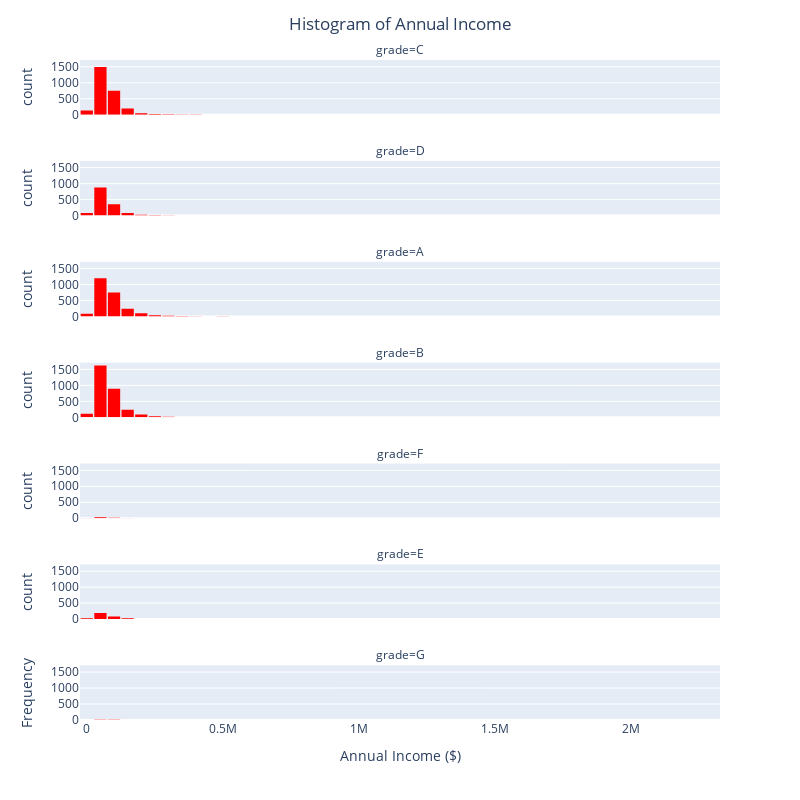

The notebook cell this image was saved under:
### Code cell
fig = px.histogram(DF,
                  x='annual_income',
                  nbins=64,
                  facet_col='grade',
                  facet_col_wrap=1,
                  color_discrete_sequence=['red'])

fig.update_layout(bargap=0.1,
                  title='Histogram of Annual Income',
                  title_x=0.5,
                  xaxis_title="Annual Income ($)",
                  yaxis_title="Frequency",
                  autosize=False,
                  width=800,
                  height=800)

fig.show()

### Figure 1 — Plotly figure (JSON) as saved in the notebook; plotly's stock layout.template omitted (floating-point values rounded to 4 significant figures; data arrays with more than 128 entries replaced by an {"elided": "..."} marker saying what was removed)
{"data": [{"bingroup": "x", "hovertemplate": "grade=C<br>annual_income=%{x}<br>count=%{y}<extra></extra>", "legendgroup": "", "marker": {"color": "red", "pattern": {"shape": ""}}, "name": "", "nbinsx": 64, "orientation": "v", "showlegend": false, "type": "histogram", "x": {"elided": "2653 float values"}, "xaxis": "x7", "yaxis": "y7"}, {"bingroup": "x", "hovertemplate": "grade=D<br>annual_income=%{x}<br>count=%{y}<extra></extra>", "legendgroup": "", "marker": {"color": "red", "pattern": {"shape": ""}}, "name": "", "nbinsx": 64, "orientation": "v", "showlegend": false, "type": "histogram", "x": {"elided": "1446 float values"}, "xaxis": "x6", "yaxis": "y6"}, {"bingroup": "x", "hovertemplate": "grade=A<br>annual_income=%{x}<br>count=%{y}<extra></extra>", "legendgroup": "", "marker": {"color": "red", "pattern": {"shape": ""}}, "name": "", "nbinsx": 64, "orientation": "v", "showlegend": false, "type": "histogram", "x": {"elided": "2459 float values"}, "xaxis": "x5", "yaxis": "y5"}, {"bingroup": "x", "hovertemplate": "grade=B<br>annual_income=%{x}<br>count=%{y}<extra></extra>", "legendgroup": "", "marker": {"color": "red", "pattern": {"shape": ""}}, "name": "", "nbinsx": 64, "orientation": "v", "showlegend": false, "type": "histogram", "x": {"elided": "3037 float values"}, "xaxis": "x4", "yaxis": "y4"}, {"bingroup": "x", "hovertemplate": "grade=F<br>annual_income=%{x}<br>count=%{y}<extra></extra>", "legendgroup": "", "marker": {"color": "red", "pattern": {"shape": ""}}, "name": "", "nbinsx": 64, "orientation": "v", "showlegend": false, "type": "histogram", "x": [72000.0, 84000.0, 24000.0, 64000.0, 118000.0, 71500.0, 42000.0, 50840.0, 190000.0, 73000.0, 17000.0, 60000.0, 150000.0, 68270.0, 55000.0, 48000.0, 65000.0, 80000.0, 50000.0, 0.0, 130000.0, 60000.0, 75000.0, 150000.0, 200000.0, 92000.0, 50000.0, 88000.0, 48710.0, 120000.0, 52680.0, 38000.0, 65000.0, 87000.0, 58000.0, 69850.0, 70000.0, 42500.0, 40000.0, 35000.0, 74000.0, 42000.0, 95000.0, 75000.0, 50000.0, 99000.0, 170000.0, 36000.0, 55000.0, 78000.0, 105000.0, 170000.0, 115000.0, 28000.0, 130000.0, 20000.0, 65000.0, 20000.0], "xaxis": "x3", "yaxis": "y3"}, {"bingroup": "x", "hovertemplate": "grade=E<br>annual_income=%{x}<br>count=%{y}<extra></extra>", "legendgroup": "", "marker": {"color": "red", "pattern": {"shape": ""}}, "name": "", "nbinsx": 64, "orientation": "v", "showlegend": false, "type": "histogram", "x": {"elided": "335 float values"}, "xaxis": "x2", "yaxis": "y2"}, {"bingroup": "x", "hovertemplate": "grade=G<br>annual_income=%{x}<br>count=%{y}<extra></extra>", "legendgroup": "", "marker": {"color": "red", "pattern": {"shape": ""}}, "name": "", "nbinsx": 64, "orientation": "v", "showlegend": false, "type": "histogram", "x": [95730.0, 50000.0, 80000.0, 85000.0, 105000.0, 83000.0, 29000.0, 70000.0, 115000.0, 75000.0, 31000.0, 48000.0], "xaxis": "x", "yaxis": "y"}], "layout": {"annotations": [{"font": {}, "showarrow": false, "text": "grade=G", "x": 0.5, "xanchor": "center", "xref": "paper", "y": 0.08286, "yanchor": "bottom", "yref": "paper"}, {"font": {}, "showarrow": false, "text": "grade=E", "x": 0.5, "xanchor": "center", "xref": "paper", "y": 0.2357, "yanchor": "bottom", "yref": "paper"}, {"font": {}, "showarrow": false, "text": "grade=F", "x": 0.5, "xanchor": "center", "xref": "paper", "y": 0.3886, "yanchor": "bottom", "yref": "paper"}, {"font": {}, "showarrow": false, "text": "grade=B", "x": 0.5, "xanchor": "center", "xref": "paper", "y": 0.5414, "yanchor": "bottom", "yref": "paper"}, {"font": {}, "showarrow": false, "text": "grade=A", "x": 0.5, "xanchor": "center", "xref": "paper", "y": 0.6943, "yanchor": "bottom", "yref": "paper"}, {"font": {}, "showarrow": false, "text": "grade=D", "x": 0.5, "xanchor": "center", "xref": "paper", "y": 0.8471, "yanchor": "bottom", "yref": "paper"}, {"font": {}, "showarrow": false, "text": "grade=C", "x": 0.5, "xanchor": "center", "xref": "paper", "y": 1, "yanchor": "bottom", "yref": "paper"}], "autosize": false, "bargap": 0.1, "barmode": "relative", "height": 800, "legend": {"tracegroupgap": 0}, "margin": {"t": 60}, "title": {"text": "Histogram of Annual Income", "x": 0.5}, "width": 800, "xaxis": {"anchor": "y", "autorange": true, "domain": [0, 1], "range": [-25000, 2325000], "title": {"text": "Annual Income ($)"}, "type": "linear"}, "xaxis2": {"anchor": "y2", "autorange": true, "domain": [0, 1], "matches": "x", "range": [-25000, 2325000], "showticklabels": false, "type": "linear"}, "xaxis3": {"anchor": "y3", "autorange": true, "domain": [0, 1], "matches": "x", "range": [-25000, 2325000], "showticklabels": false, "type": "linear"}, "xaxis4": {"anchor": "y4", "autorange": true, "domain": [0, 1], "matches": "x", "range": [-25000, 2325000], "showticklabels": false, "type": "linear"}, "xaxis5": {"anchor": "y5", "autorange": true, "domain": [0, 1], "matches": "x", "range": [-25000, 2325000], "showticklabels": false, "type": "linear"}, "xaxis6": {"anchor": "y6", "autorange": true, "domain": [0, 1], "matches": "x", "range": [-25000, 2325000], "showticklabels": false, "type": "linear"}, "xaxis7": {"anchor": "y7", "autorange": true, "domain": [0, 1], "matches": "x", "range": [-25000, 2325000], "showticklabels": false, "type": "linear"}, "yaxis": {"anchor": "x", "autorange": true, "domain": [0, 0.08286], "range": [0, 1712.0], "title": {"text": "Frequency"}}, "yaxis2": {"anchor": "x2", "autorange": true, "domain": [0.1529, 0.2357], "matches": "y", "range": [0, 1712.0], "title": {"text": "count"}}, "yaxis3": {"anchor": "x3", "autorange": true, "domain": [0.3057, 0.3886], "matches": "y", "range": [0, 1712.0], "title": {"text": "count"}}, "yaxis4": {"anchor": "x4", "autorange": true, "domain": [0.4586, 0.5414], "matches": "y", "range": [0, 1712.0], "title": {"text": "count"}}, "yaxis5": {"anchor": "x5", "autorange": true, "domain": [0.6114, 0.6943], "matches": "y", "range": [0, 1712.0], "title": {"text": "count"}}, "yaxis6": {"anchor": "x6", "autorange": true, "domain": [0.7643, 0.8471], "matches": "y", "range": [0, 1712.0], "title": {"text": "count"}}, "yaxis7": {"anchor": "x7", "autorange": true, "domain": [0.9171, 1], "matches": "y", "range": [0, 1712.0], "title": {"text": "count"}}}}
